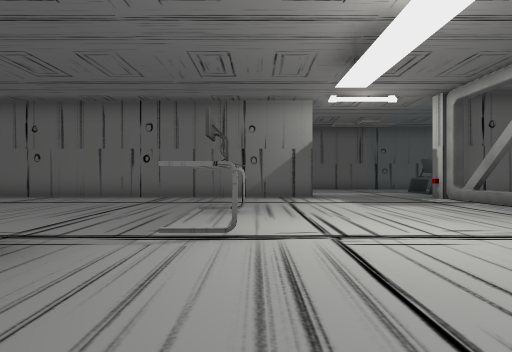
[1] (above)

16 first-person views from a walk through a 3-D level made in the Unity game engine. The camera is 1.3 m above the floor, looks level and sees 80° across. The floor is counted in squares, 2 m on a side. Each view is taken from the middle of a square. On the plan, view 1 faces up. The plan holds only what a view shows up to about 10 squares ahead; the rest is blank. The place goes on beyond the plan. The player character is not drawn. Some surface patterns are stand-ins.

[2]
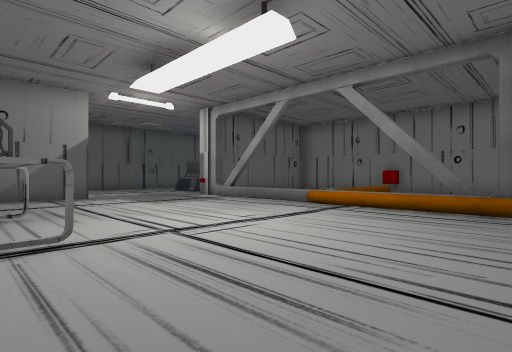

[3]
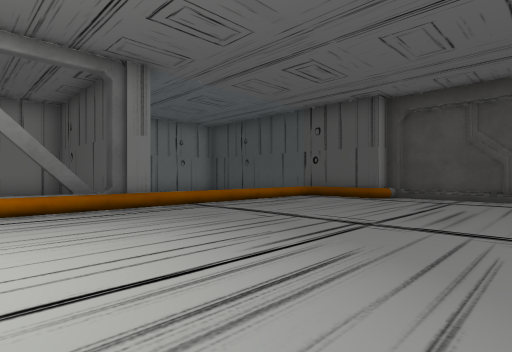

[4]
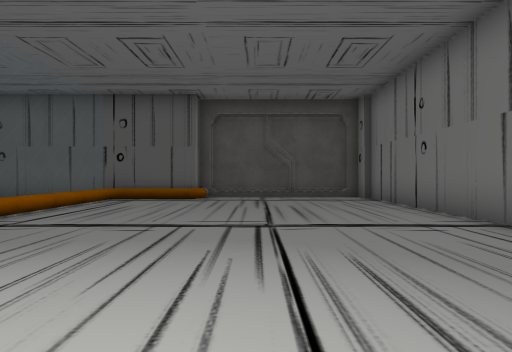

[5]
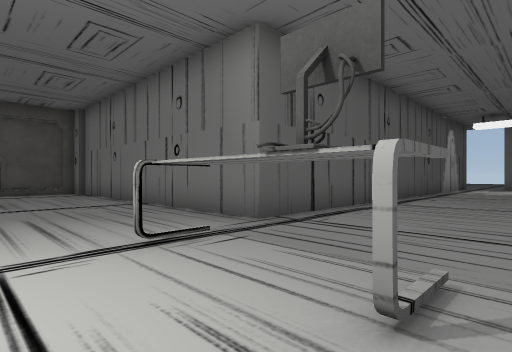

[6]
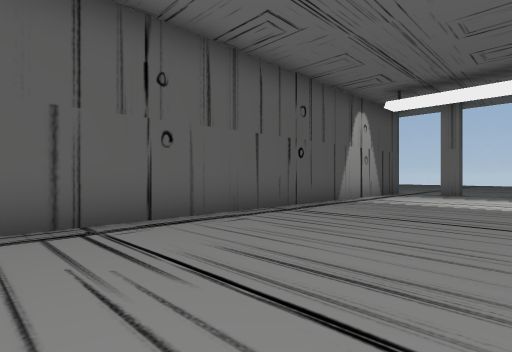

[7]
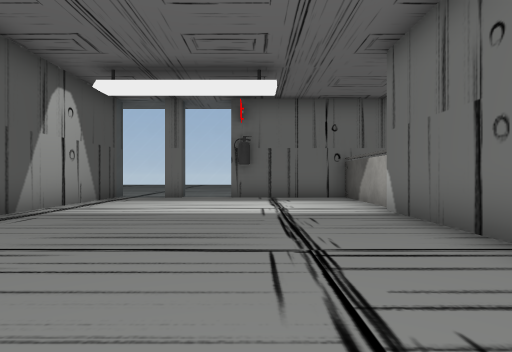

[8]
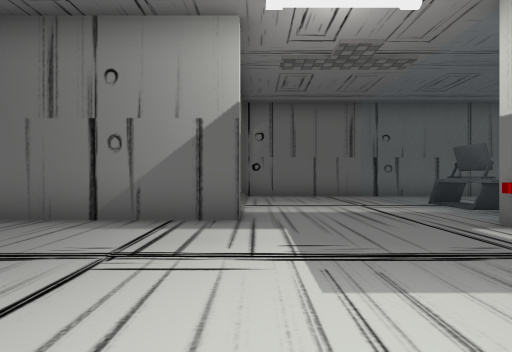

[9]
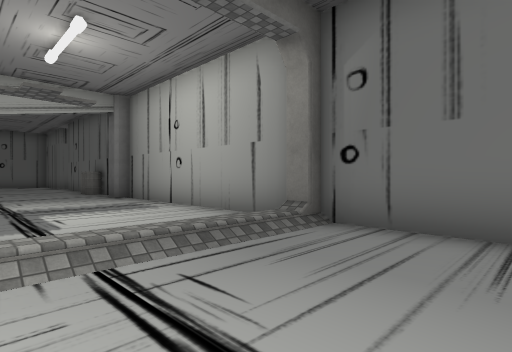

[10]
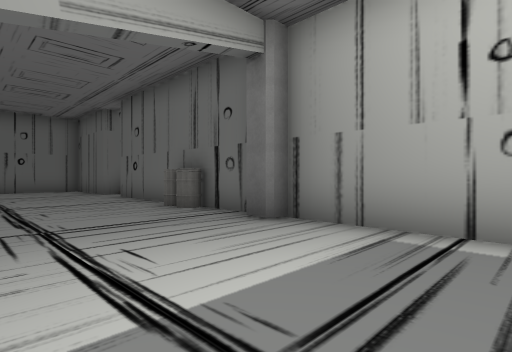

[11]
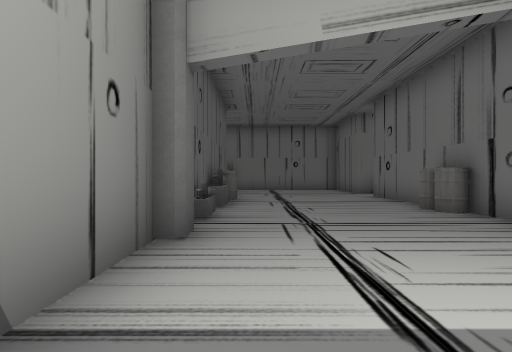

[12]
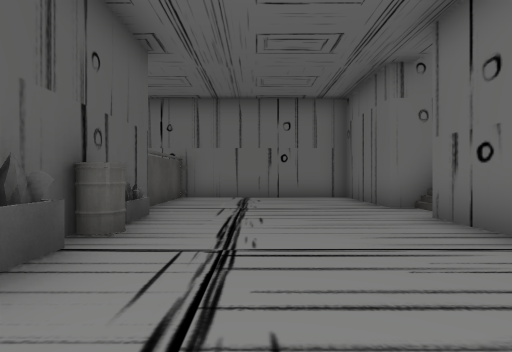

[13]
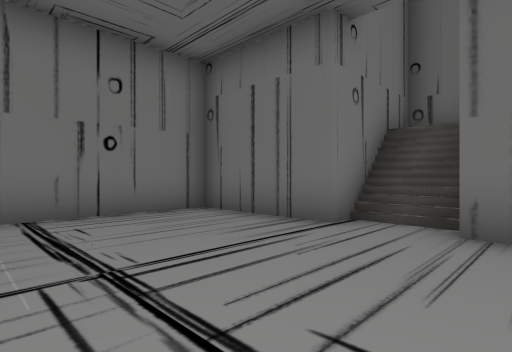

[14]
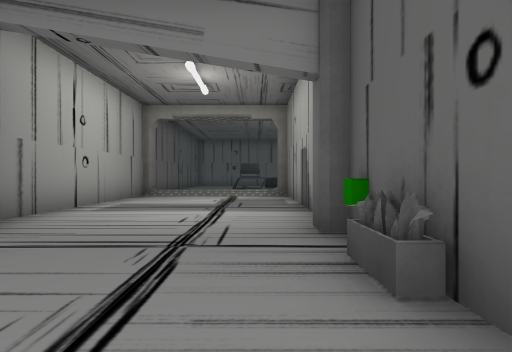

[15]
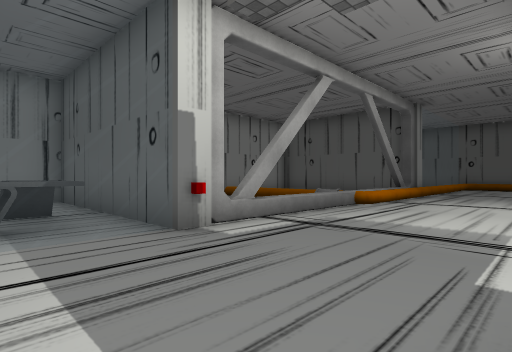

[16]
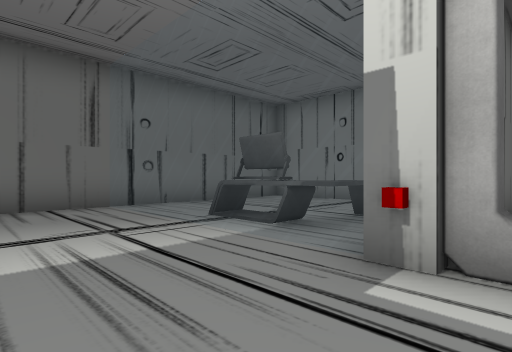

### Floor plan
Key: @ floor where view 1 was taken; # wall or solid block; x gap in a wall; . floor; / step, stairs or slope; = window, fence, low wall or low ledge; C red cube; P pipe; B barrel; L column; G green cube; O other object.
Columns run from 17 left of view 1 to 8 right of it. Each row starts with its distance up from view 1.
 18     ##
 17    #
 16    #//
 15 ####..####################
 14 #........BB.L...../....=.
 13 #................./....=.
 12 #................./....OO
 11 #................./....OO
 10 #####OBBO#OGL######....OOO
  9 #.....................C###
  8 #......................=
  7 #......................x
  6 =......................=
  5 =...............O......=
  4 =...............O...../
  3 =...................../=
  2 ###############......./x
  1               #......./#
  0               #..@..../###
 -1               #......./=
 -2               #......./=
 -3               #......./=
 -4               #......./=
 -5               #......./=
 -6               #.....#P####
 -7               #######

Where each view was taken, in squares from view 1:
view 1: 0 up, 0 right, facing up
view 2: 0 up, 1 left, facing up-right
view 3: 3 up, 1 left, facing down-right
view 4: 3 up, 1 right, facing down
view 5: 6 up, 1 right, facing down-left
view 6: 7 up, 5 left, facing down-left
view 7: 7 up, 7 left, facing left
view 8: 5 up, 2 right, facing up
view 9: 11 up, 4 right, facing up-left
view 10: 11 up, 2 left, facing up-left
view 11: 11 up, 2 left, facing left
view 12: 12 up, 7 left, facing left
view 13: 11 up, 11 left, facing up-left
view 14: 11 up, 9 left, facing right
view 15: 11 up, 2 right, facing down-right
view 16: 8 up, 3 right, facing up-right
